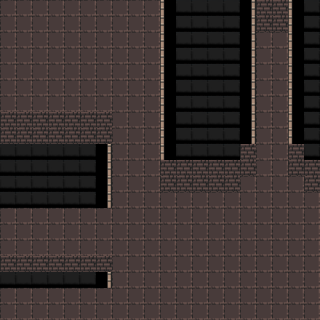

A level layout from a 2D game, rendered from its tile map. Below: a short description, then the map file with its tile-grid data intact:
An orthogonal 20x20 tile map with 16x16 px tiles, 1 tile layer (Capa de patrones 1).

<map version="1.9" tiledversion="1.9.2" orientation="orthogonal" renderorder="right-down" width="20" height="20" tilewidth="16" tileheight="16" infinite="0" nextlayerid="2" nextobjectid="1">
 <tileset firstgid="1" source="mapa.tsx" />
 <layer id="1" name="Capa de patrones 1" width="20" height="20">
  <data encoding="csv">
130,130,130,130,130,130,130,130,130,130,258,263,263,263,263,257,34,34,258,263,
130,130,130,130,130,130,130,130,130,130,258,263,263,263,263,257,34,34,258,263,
130,130,130,130,130,130,130,130,130,130,258,263,263,263,263,257,130,130,258,263,
130,130,130,130,130,130,130,130,130,130,258,263,263,263,263,257,130,130,258,263,
130,130,130,130,130,130,130,130,130,130,258,263,263,263,263,257,130,130,258,263,
130,130,130,130,130,130,130,130,130,130,258,263,263,263,263,257,130,130,258,263,
130,130,130,130,130,130,130,130,130,130,258,263,263,263,263,257,130,130,258,263,
34,34,34,34,34,34,34,130,130,130,258,263,263,263,263,257,130,130,258,263,
34,34,34,34,34,34,34,130,130,130,258,263,263,263,263,257,130,130,258,263,
263,263,263,263,263,263,257,130,130,130,258,263,263,263,263,34,130,130,34,263,
263,263,263,263,263,263,257,130,130,130,34,34,34,34,34,34,130,130,34,34,
263,263,263,263,263,263,257,130,130,130,34,34,34,34,34,130,130,130,130,34,
263,263,263,263,263,263,257,130,130,130,130,130,130,130,130,130,130,130,130,130,
130,130,130,130,130,130,130,130,130,130,130,130,130,130,130,130,130,130,130,130,
130,130,130,130,130,130,130,130,130,130,130,130,130,130,130,130,130,130,130,130,
130,130,130,130,130,130,130,130,130,130,130,130,130,130,130,130,130,130,130,130,
34,34,34,34,34,34,34,130,130,130,130,130,130,130,130,130,130,130,130,130,
263,263,263,263,263,263,257,130,130,130,130,130,130,130,130,130,130,130,130,130,
130,130,130,130,130,130,130,130,130,130,130,130,130,130,130,130,130,130,130,130,
130,130,130,130,130,130,130,130,130,130,130,130,130,130,130,130,130,130,130,130
</data>
 </layer>
</map>
